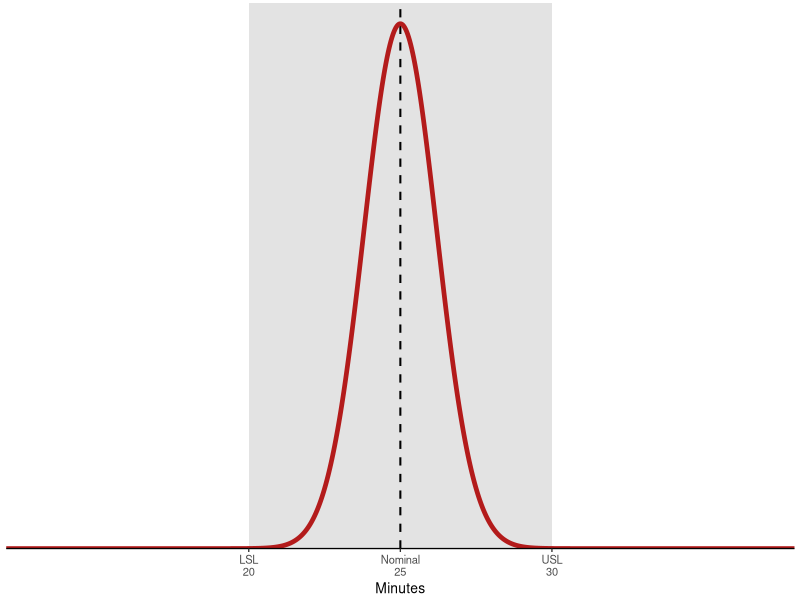
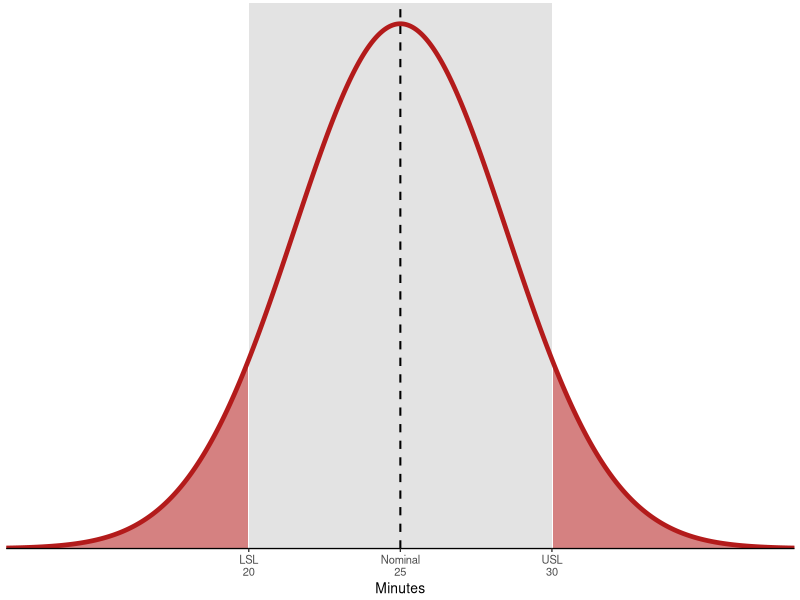
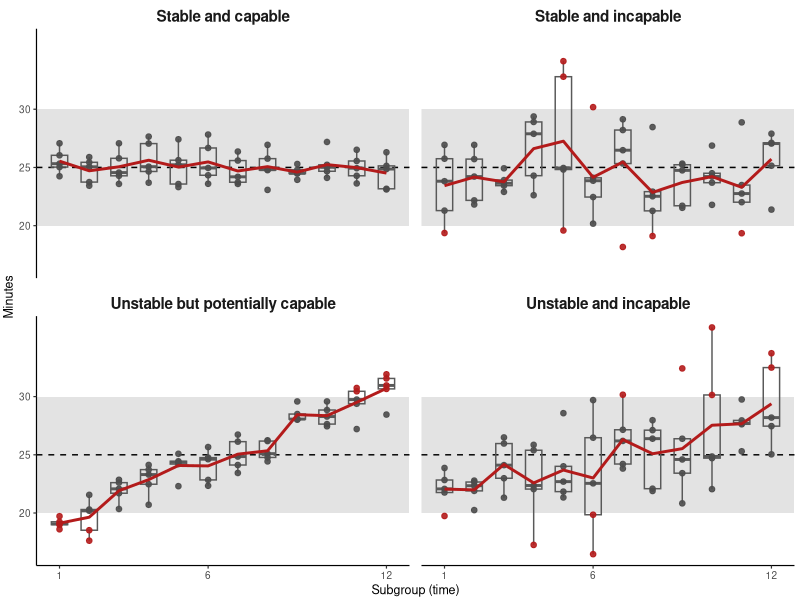

These figures' R source, in order:
# Feeds Lesson 6 (process capability) slides 4 and 7-9: capable vs not capable, and the four kinds.
# Run from the sigma repo root:  Rscript functions/slides_lesson_6_figures.R
# Writes gen_capable.png, gen_not_capable.png (1100x700) and gen_four_kinds.png (1600x1000)
#   to docs-v3/images/slides/lesson-6/. Seeded, so reruns are identical.
# Python twin: functions/slides_lesson_6_figures.py (same parameters, different random draws).
library(dplyr)
library(ggplot2)

set.seed(6)
out = "docs-v3/images/slides/lesson-6"
red = "#B31B1B"; band = "#E3E3E3"
lsl = 20; usl = 30; nominal = 25

# ---- (a) capable vs not capable: density against the spec band ----
# Size is in inches x dpi = pixels; base_size 10 at 200 dpi reads like 20pt at 100 dpi.
plot_capability = function(sd, file) {
  d = tibble(x = seq(12, 38, length.out = 800)) %>%
    mutate(y = dnorm(x, nominal, sd))
  g = ggplot(d, aes(x = x, y = y)) +
    annotate("rect", xmin = lsl, xmax = usl, ymin = -Inf, ymax = Inf, fill = band) +
    geom_area(data = filter(d, x <= lsl), fill = red, alpha = 0.55) +
    geom_area(data = filter(d, x >= usl), fill = red, alpha = 0.55) +
    geom_vline(xintercept = nominal, linetype = "dashed", linewidth = 0.7) +
    geom_line(color = red, linewidth = 1.6) +
    scale_x_continuous(breaks = c(lsl, nominal, usl),
                       labels = c("LSL\n20", "Nominal\n25", "USL\n30"),
                       limits = c(12, 38), expand = c(0, 0)) +
    scale_y_continuous(expand = expansion(mult = c(0, 0.04))) +
    labs(x = "Minutes", y = NULL) +
    theme_classic(base_size = 10) +
    theme(axis.text.y = element_blank(), axis.ticks.y = element_blank(),
          axis.line.y = element_blank(), plot.margin = margin(2, 4, 2, 2))
  ggsave(file.path(out, file), g, width = 5.5, height = 3.5, dpi = 200, bg = "white")
}
plot_capability(1.2, "gen_capable.png")
plot_capability(3.5, "gen_not_capable.png")

# ---- (b) the four kinds: 12 subgroups x 5 points against the spec band ----
k = 12; n = 5
kinds = c("Stable and capable", "Stable and incapable",
          "Unstable but potentially capable", "Unstable and incapable")
params = bind_rows(
  tibble(kind = kinds[1], t = 1:k, mu = 25,                     s = 1.2),
  tibble(kind = kinds[2], t = 1:k, mu = 25,                     s = 3.5),
  tibble(kind = kinds[3], t = 1:k, mu = seq(19.5, 30.5, length.out = k), s = 1.2),
  tibble(kind = kinds[4], t = 1:k, mu = seq(22, 28, length.out = k),     s = seq(2, 5, length.out = k))
)
pts = params %>%
  slice(rep(1:n(), each = n)) %>%
  mutate(y = rnorm(n(), mu, s), kind = factor(kind, levels = kinds),
         out = y < lsl | y > usl)
means = pts %>% group_by(kind, t) %>% summarize(y = mean(y), .groups = "drop")

g = ggplot(pts, aes(x = t, y = y)) +
  annotate("rect", xmin = -Inf, xmax = Inf, ymin = lsl, ymax = usl, fill = band) +
  geom_hline(yintercept = nominal, linetype = "dashed", linewidth = 0.5) +
  geom_boxplot(aes(group = t), width = 0.55, color = "grey35", fill = NA,
               outlier.shape = NA, linewidth = 0.5) +
  geom_point(aes(color = out), size = 1.6, alpha = 0.9) +
  geom_line(data = means, color = red, linewidth = 1) +
  scale_color_manual(values = c("FALSE" = "grey30", "TRUE" = red), guide = "none") +
  scale_x_continuous(breaks = c(1, 6, 12), expand = expansion(add = 0.5)) +
  scale_y_continuous(breaks = c(lsl, nominal, usl)) +
  facet_wrap(~kind, ncol = 2) +
  labs(x = "Subgroup (time)", y = "Minutes") +
  theme_classic(base_size = 9) +
  theme(strip.text = element_text(size = 11, face = "bold"),
        strip.background = element_blank(), panel.spacing = unit(0.6, "lines"),
        plot.margin = margin(2, 4, 2, 2))
ggsave(file.path(out, "gen_four_kinds.png"), g, width = 8, height = 5, dpi = 200, bg = "white")
